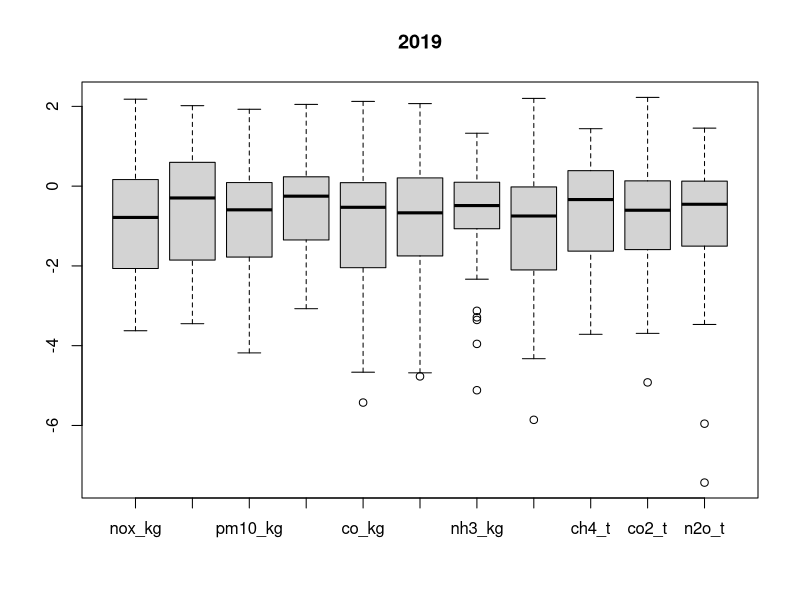
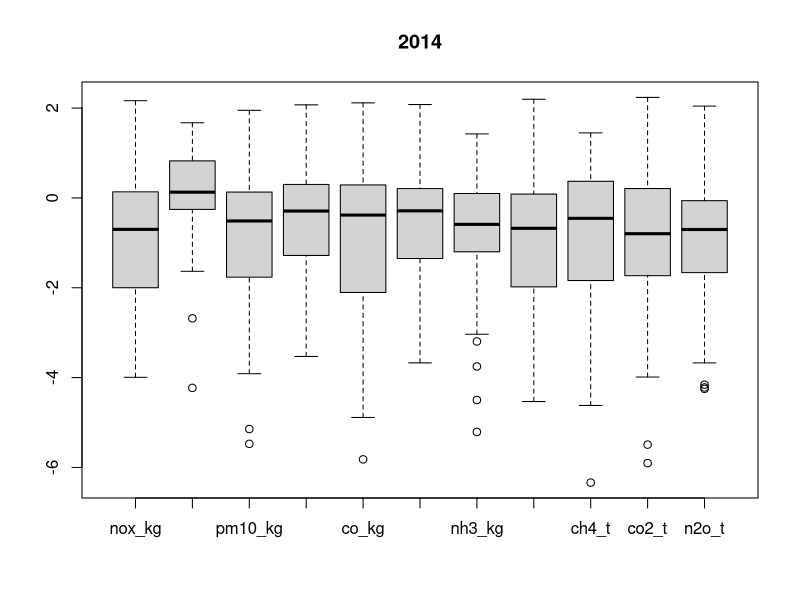

R code for these plots, in order:
Data <- read.csv("Data-projetmodIA-2324.csv")

polluants2019 <- Data[1:164, 4:14]


#boxplot(polluants2019)              #Boxplot des émisssions sans transformation en 2019

boxplot(log(scale(polluants2019)))           #Boxplot des émisssions sans transformation en 2019
title("2019")

polluants2014 <- Data[822:984, 4:14]

boxplot(log(scale(polluants2014)))
title("2014")
















